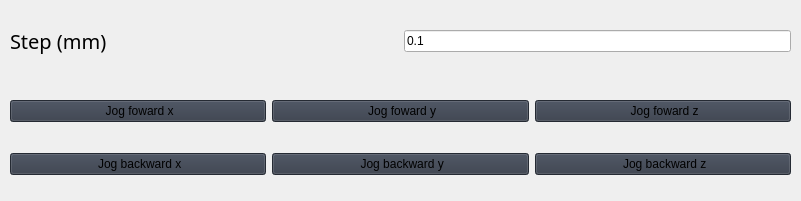
                      <widget class="QFrame" name="frame_7">
                       <property name="geometry">
                        <rect>
                         <x>1000</x>
                         <y>330</y>
                         <width>801</width>
                         <height>201</height>
                        </rect>
                       </property>
                       <property name="frameShape">
                        <enum>QFrame::NoFrame</enum>
                       </property>
                       <widget class="QWidget" name="gridLayoutWidget_10">
                        <property name="geometry">
                         <rect>
                          <x>10</x>
                          <y>80</y>
                          <width>781</width>
                          <height>115</height>
                         </rect>
                        </property>
                        <layout class="QGridLayout" name="gridLayout_9">
                         <item row="2" column="2">
                          <widget class="QPushButton" name="magnet_jog_backward_z">
                           <property name="sizePolicy">
                            <sizepolicy hsizetype="Preferred" vsizetype="Fixed">
                             <horstretch>0</horstretch>
                             <verstretch>0</verstretch>
                            </sizepolicy>
                           </property>
                           <property name="styleSheet">
                            <string notr="true">background-color: rgb(52, 59, 72);
font: 63 15pt &quot;Segoe UI Semibold&quot;;</string>
                           </property>
                           <property name="text">
                            <string> Jog backward z</string>
                           </property>
                           <property name="icon">
                            <iconset>
                             <normaloff>:/icons/images/icons/cil-media-step-forward.png</normaloff>:/icons/images/icons/cil-media-step-forward.png</iconset>
                           </property>
                          </widget>
                         </item>
                         <item row="0" column="1">
                          <widget class="QPushButton" name="magnet_jog_foward_y">
                           <property name="sizePolicy">
                            <sizepolicy hsizetype="Preferred" vsizetype="Fixed">
                             <horstretch>0</horstretch>
                             <verstretch>0</verstretch>
                            </sizepolicy>
                           </property>
                           <property name="styleSheet">
                            <string notr="true">background-color: rgb(52, 59, 72);
font: 63 15pt &quot;Segoe UI Semibold&quot;;</string>
                           </property>
                           <property name="text">
                            <string> Jog foward y</string>
                           </property>
                           <property name="icon">
                            <iconset>
                             <normaloff>:/icons/images/icons/cil-media-step-forward.png</normaloff>:/icons/images/icons/cil-media-step-forward.png</iconset>
                           </property>
                          </widget>
                         </item>
                         <item row="2" column="0">
                          <widget class="QPushButton" name="magnet_jog_backward_x">
                           <property name="sizePolicy">
                            <sizepolicy hsizetype="Preferred" vsizetype="Fixed">
                             <horstretch>0</horstretch>
                             <verstretch>0</verstretch>
                            </sizepolicy>
                           </property>
                           <property name="styleSheet">
                            <string notr="true">background-color: rgb(52, 59, 72);
font: 63 15pt &quot;Segoe UI Semibold&quot;;</string>
                           </property>
                           <property name="text">
                            <string> Jog backward x</string>
                           </property>
                           <property name="icon">
                            <iconset>
                             <normaloff>:/icons/images/icons/cil-media-step-forward.png</normaloff>:/icons/images/icons/cil-media-step-forward.png</iconset>
                           </property>
                          </widget>
                         </item>
                         <item row="2" column="1">
                          <widget class="QPushButton" name="magnet_jog_backward_y">
                           <property name="sizePolicy">
                            <sizepolicy hsizetype="Preferred" vsizetype="Fixed">
                             <horstretch>0</horstretch>
                             <verstretch>0</verstretch>
                            </sizepolicy>
                           </property>
                           <property name="styleSheet">
                            <string notr="true">background-color: rgb(52, 59, 72);
font: 63 15pt &quot;Segoe UI Semibold&quot;;</string>
                           </property>
                           <property name="text">
                            <string> Jog backward y</string>
                           </property>
                           <property name="icon">
                            <iconset>
                             <normaloff>:/icons/images/icons/cil-media-step-forward.png</normaloff>:/icons/images/icons/cil-media-step-forward.png</iconset>
                           </property>
                          </widget>
                         </item>
                         <item row="0" column="2">
                          <widget class="QPushButton" name="magnet_jog_foward_z">
                           <property name="sizePolicy">
                            <sizepolicy hsizetype="Preferred" vsizetype="Fixed">
                             <horstretch>0</horstretch>
                             <verstretch>0</verstretch>
                            </sizepolicy>
                           </property>
                           <property name="styleSheet">
                            <string notr="true">background-color: rgb(52, 59, 72);
font: 63 15pt &quot;Segoe UI Semibold&quot;;</string>
                           </property>
                           <property name="text">
                            <string> Jog foward z</string>
                           </property>
                           <property name="icon">
                            <iconset>
                             <normaloff>:/icons/images/icons/cil-media-step-forward.png</normaloff>:/icons/images/icons/cil-media-step-forward.png</iconset>
                           </property>
                          </widget>
                         </item>
                         <item row="0" column="0">
                          <widget class="QPushButton" name="magnet_jog_foward_x">
                           <property name="sizePolicy">
                            <sizepolicy hsizetype="Preferred" vsizetype="Fixed">
                             <horstretch>0</horstretch>
                             <verstretch>0</verstretch>
                            </sizepolicy>
                           </property>
                           <property name="styleSheet">
                            <string notr="true">background-color: rgb(52, 59, 72);
font: 63 15pt &quot;Segoe UI Semibold&quot;;</string>
                           </property>
                           <property name="text">
                            <string> Jog foward x</string>
                           </property>
                           <property name="icon">
                            <iconset>
                             <normaloff>:/icons/images/icons/cil-media-step-forward.png</normaloff>:/icons/images/icons/cil-media-step-forward.png</iconset>
                           </property>
                          </widget>
                         </item>
                         <item row="1" column="1">
                          <spacer name="verticalSpacer_3">
                           <property name="orientation">
                            <enum>Qt::Vertical</enum>
                           </property>
                           <property name="sizeType">
                            <enum>QSizePolicy::Fixed</enum>
                           </property>
                           <property name="sizeHint" stdset="0">
                            <size>
                             <width>20</width>
                             <height>5</height>
                            </size>
                           </property>
                          </spacer>
                         </item>
                        </layout>
                       </widget>
                       <widget class="QWidget" name="horizontalLayoutWidget_8">
                        <property name="geometry">
                         <rect>
                          <x>10</x>
                          <y>10</y>
                          <width>781</width>
                          <height>62</height>
                         </rect>
                        </property>
                        <layout class="QHBoxLayout" name="horizontalLayout_16">
                         <item>
                          <widget class="QLabel" name="label_37">
                           <property name="sizePolicy">
                            <sizepolicy hsizetype="Preferred" vsizetype="Preferred">
                             <horstretch>0</horstretch>
                             <verstretch>0</verstretch>
                            </sizepolicy>
                           </property>
                           <property name="font">
                            <font>
                             <family>Segoe UI Semibold</family>
                             <pointsize>15</pointsize>
                             <italic>false</italic>
                             <bold>false</bold>
                            </font>
                           </property>
                           <property name="styleSheet">
                            <string notr="true">font: 63 15pt &quot;Segoe UI Semibold&quot;;</string>
                           </property>
                           <property name="text">
                            <string>Step (mm)</string>
                           </property>
                           <property name="wordWrap">
                            <bool>true</bool>
                           </property>
                           <property name="textInteractionFlags">
                            <set>Qt::NoTextInteraction</set>
                           </property>
                          </widget>
                         </item>
                         <item>
                          <widget class="QLineEdit" name="magnet_step_jog">
                           <property name="enabled">
                            <bool>true</bool>
                           </property>
                           <property name="sizePolicy">
                            <sizepolicy hsizetype="Preferred" vsizetype="Fixed">
                             <horstretch>0</horstretch>
                             <verstretch>0</verstretch>
                            </sizepolicy>
                           </property>
                           <property name="styleSheet">
                            <string notr="true">font: 63 20pt &quot;Segoe UI Semibold&quot;;</string>
                           </property>
                           <property name="text">
                            <string>0.1</string>
                           </property>
                          </widget>
                         </item>
                        </layout>
                       </widget>
                      </widget>
